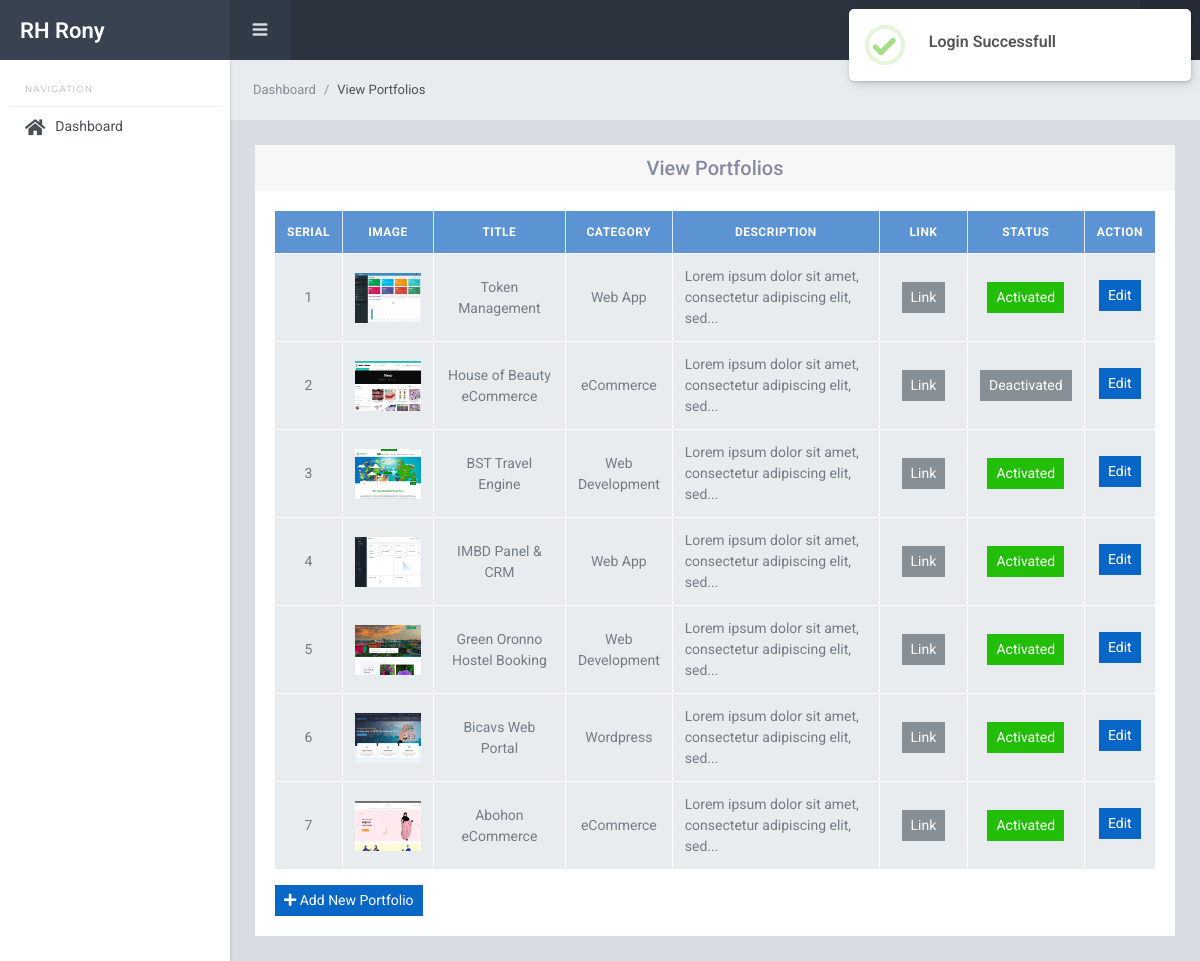
The app's page /backend/portfolio/portfolio_view.php (signed in) with its own data.
### tables this page shows
CREATE TABLE `portfolios` (
  `id` int(11) NOT NULL,
  `title` varchar(100) NOT NULL,
  `category` varchar(50) NOT NULL,
  `desp` text NOT NULL,
  `image` varchar(100) DEFAULT NULL,
  `link` varchar(100) NOT NULL,
  `status` int(11) NOT NULL DEFAULT 0
);

### assets/functions.php (called while the page is built, shortened)
<?php
function url($x = '') {
    $directory = explode('/', dirname($_SERVER['PHP_SELF']));
    $url = $_SERVER['HTTP_HOST'] . '/' . $directory[1] . '/';
    $url = str_replace('//', '/', $url);
    if (isset($_SERVER['HTTPS']) && $_SERVER['HTTPS'] == 'on') {
        $url = 'https://' . $url;
    } else {
        $url = 'http://' . $url;
    }
    return $url . $x;
}

### backend/portfolio/portfolio_view.php (the view, shortened to what this page needs)
<?php
$sql = "SELECT * FROM portfolios";
$query = mysqli_query($conn, $sql);
require_once("../includes/header.php");
require_once("../includes/sidebar.php");
require_once("../includes/navbar.php");
?>
<div class="sl-mainpanel">
    <nav class="breadcrumb sl-breadcrumb">
        <a class="breadcrumb-item" href="<?= url() ?>backend/dashboard.php">Dashboard</a>
        <span class="breadcrumb-item active">View Portfolios</span>
    </nav>
    <div class="sl-pagebody">
        <div class="row justify-content-center">
            <div class="col-md-12">
                <div class="card">
                    <div class="card-header">
                        <h5 class="m-0 text-center">View Portfolios</h5>
                    </div>
                    <div class="card-body">
                        <table class="table table-bordered align-middle text-center">
                            <thead class="bg-info">
                                <tr>
                                    <th class="text-center">Serial</th>
                                    <th class="text-center">Image</th>
                                    <th width="15%" class="text-center">Title</th>
                                    <th width="12%" class="text-center">Category</th>
                                    <th class="text-center">Description</th>
                                    <th width="10%" class="text-center">Link</th>
                                    <th class="text-center">Status</th>
                                    <th class="text-center">Action</th>
                                </tr>
                            </thead>
                            <tbody>
                                <?php foreach ($query as $key => $portfolio) : ?>
                                    <tr>
                                        <td><?= ++$key ?></td>
                                        <td><img style="max-height: 50px;" src="../../assets/frontend/images/portfolio/<?= $portfolio['image'] ?>" alt="testimonial image"></td>
                                        <td><?= $portfolio['title'] ?></td>
                                        <td><?= $portfolio['category'] ?></td>
                                        <td class="text-left"><?= substr($portfolio['desp'], 0, 60) . '...' ?></td>
                                        <td><a href="<?= $portfolio['link'] ?>" class="btn btn-sm btn-secondary">Link</a></td>
                                        <td><a href="portfolio_status.php?id=<?= $portfolio['id'] ?>" class="btn btn-sm  <?= ($portfolio['status'] == 1) ? 'btn-success' : 'btn-secondary' ?>"><?= ($portfolio['status'] == 1) ? 'Activated' : 'Deactivated' ?></a></td>
                                        <td>
                                            <a href="portfolio_edit.php?id=<?= $portfolio['id'] ?>" class="btn btn-sm btn-primary mb-1">Edit</a>
                                        </td>
                                    </tr>
                                <?php endforeach ?>
                            </tbody>
                        </table>
                        <a href="portfolio_add.php" class="btn btn-sm btn-primary"><i class="fa fa-plus" aria-hidden="true"></i> Add New Portfolio</a>
                    </div>
                </div>
            </div>
        </div>
    </div>
</div>
<?php require_once("../includes/footer.php"); ?>

### assets/style.css (style rules this page uses)
.table th, .table td { vertical-align: middle; }

### records on screen
portfolios: image (picture), title "Token Management", category "Web App", desp "Lorem ipsum dolor sit amet, consectetur adipiscing elit, sed", status "Activated"
portfolios: image (picture), title "House of Beauty eCommerce", category "eCommerce", desp "Lorem ipsum dolor sit amet, consectetur adipiscing elit, sed", status "Deactivated"
portfolios: image (picture), title "BST Travel Engine", category "Web Development", desp "Lorem ipsum dolor sit amet, consectetur adipiscing elit, sed", status "Activated"
portfolios: image (picture), title "IMBD Panel & CRM", category "Web App", desp "Lorem ipsum dolor sit amet, consectetur adipiscing elit, sed", status "Activated"
portfolios: image (picture), title "Green Oronno Hostel Booking", category "Web Development", desp "Lorem ipsum dolor sit amet, consectetur adipiscing elit, sed", status "Activated"
portfolios: image (picture), title "Bicavs Web Portal", category "Wordpress", desp "Lorem ipsum dolor sit amet, consectetur adipiscing elit, sed", status "Activated"
portfolios: image (picture), title "Abohon eCommerce", category "eCommerce", desp "Lorem ipsum dolor sit amet, consectetur adipiscing elit, sed", status "Activated"
